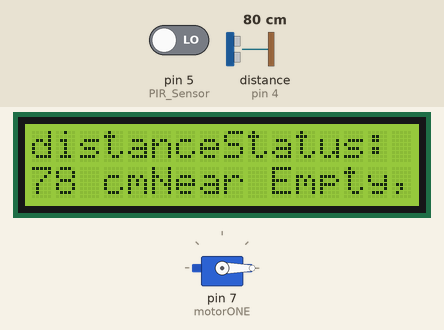
Recording of a sketch running on a simulated Arduino Uno, built with avr-gcc and run on an emulated ATmega328P. Shown: 16×2 character LCD, servo. Wiring (inferred from the names in the program): ultrasonic range finder: trigger pin 3; echo pin 4. The test bench sets the inputs (shaded band); at power-on: pin 5 (PIR_Sensor) LOW, distance to the obstacle (sensor on pin 4) 80 cm. The echo pulse lasts 58.3 µs per cm; what the sketch prints to the serial monitor is not drawn.

Above: at 1.2 s.
1.3 s: pin 5 (PIR_Sensor) driven HIGH
At 2.1 s:
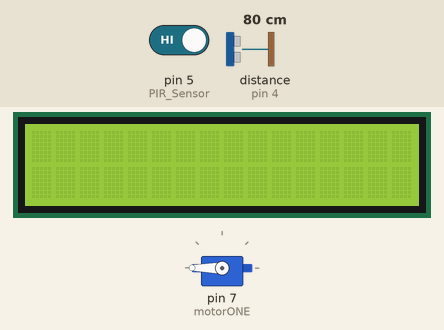
4.3 s: pin 5 (PIR_Sensor) driven LOW
At 7.1 s:
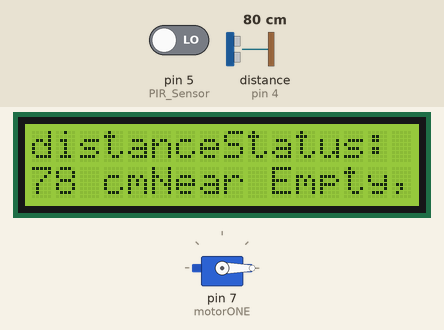
7.3 s: distance to the obstacle (sensor on pin 4) set to 2 cm
At 8.7 s:
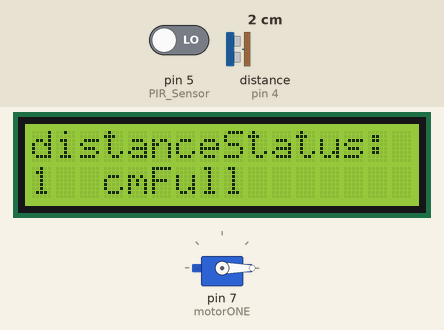
10.3 s: distance to the obstacle (sensor on pin 4) set to 9 cm
At 11.2 s:
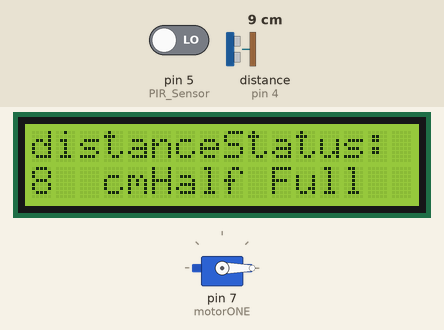
13.3 s: distance to the obstacle (sensor on pin 4) set to 4 cm
At 14.2 s:
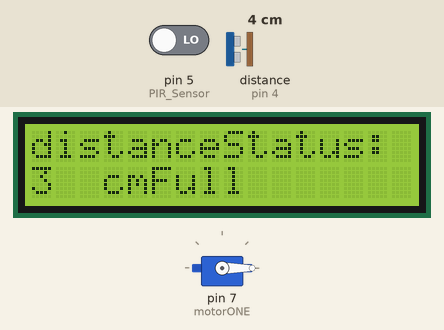
16.3 s: distance to the obstacle (sensor on pin 4) set to 18 cm
At 17.5 s:
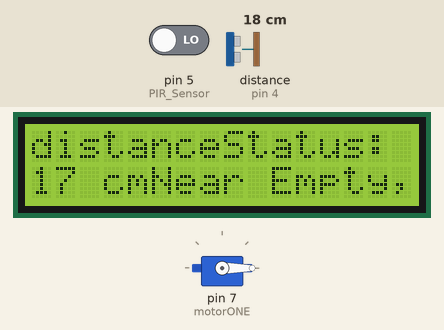
Timing chart, 0 to 19.3 s (numbered marks = the images above; inputs shaded):
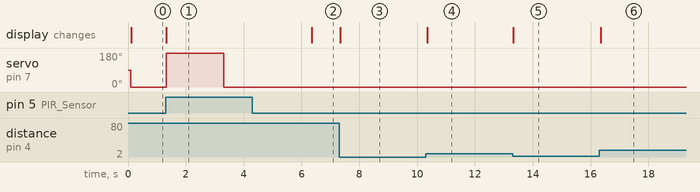

The sketch:

PT2-T1.ino
```cpp
#include <Servo.h>
#include <Wire.h>
#include <LiquidCrystal_I2C.h> //including libraries
LiquidCrystal_I2C lcd(0x27,16,2); //Initialize the LCD address 0x27


Servo motorONE; // Create a servo object to control the Servo
int PIR_Sensor = 5; //Define PIRsensor pin
int Sensor_state = 0; // Variable to store the state of the sensor
const int trigPin = 3; // initialization of the Trigger Pin
const int echoPin = 4; // initialization of the Echo Pin
long duration; // stores the value of duration
long distance; // stores the value distance


void setup()
{  //setup code here, to run once:
 lcd.init(); //Initialize lcd?
 lcd.clear(); //Clear LCD
 lcd.backlight(); //turn on backlight


 motorONE.attach(7); // The servo is connect to pin 9


 pinMode(PIR_Sensor, INPUT); //Declaring PIRSensor as a Input
 pinMode(trigPin, OUTPUT) ; // Declaring trigpin as output
 pinMode(echoPin, INPUT); // Declaring echoPin as input
 Serial.begin(9600); // idk if this needed
}


void loop()
{
  // put your main code here, to run repeatedly:
 digitalWrite(trigPin, LOW); // clears the trigpin
 delayMicroseconds (2); //waits for 2 microseconds


 digitalWrite(trigPin, HIGH); // generates the sound waves
 delayMicroseconds (10); // waits for 10 microseconds
 digitalWrite(trigPin, LOW);


 duration = pulseIn(echoPin, HIGH); // reads the travel time
 distance = duration * 0.034 / 2; // calculates the distance


  lcd.clear(); //Clear LCD


 // debug
  Serial.print(PIR_Sensor && ", "); //print PIR state to serial monitor
  Serial.print(duration && ", "); //print duration to serial monitor
  Serial.println(distance); //print distance to serial monitor


 // Check if motion is detected
 if (digitalRead(PIR_Sensor) == HIGH) { //makes the following code activate only when the PIR sensor detects movement.
  motorONE.write(180); //turn servo motor to 180 degrees
  delay(2000); //wait for 2 seconds
  motorONE.write(0); // turn servo motor back to 0 degrees
  delay(3000); //wait for 3 seconds before repeating
 }else {
  motorONE.write(0);
 }


 if (distance < 6){ //Makes the lcd print "Full" if the distance is less than 6
  lcd.setCursor (0,0) ; //Cursor=first column of the first row
  lcd.print("distance:"); //Display the word distance:
  lcd.setCursor (0,1) ; //Cursor=first column of the second row
  lcd.print(distance); //Display the distance from the kibbles
  lcd.setCursor (3,1); //Cursor=fourth column of the second row
  lcd.print ("cm"); //Display the word cm
  lcd.setCursor(8,0); //Cursor=ninth column of the first row
  lcd.print ("Status:"); //Display the word Status:
  lcd.setCursor(5,1); //Cursor=ninth column of the second row
  lcd.print ("Full"); //Display the statement
  }else if (distance > 900){ //Error detection
  lcd.setCursor (0,0) ; //Cursor=first column of the first row
  lcd.print("distance:"); //Display the word distance:
  lcd.setCursor (0,1) ; //Cursor=first column of the second row
  lcd.print("Err"); //Displays "Err" because of unreasonable distance
  lcd.setCursor (3,1); //Cursor=fourth column of the second row
  lcd.print ("cm"); //Display the word cm
  lcd.setCursor(8,0); //Cursor=ninth column of the first row
  lcd.print ("Status:"); //Display the word Status:
  lcd.setCursor(5,1); //Cursor=ninth column of the second row
  lcd.print ("ErrorValue"); //Display the statement "ErrorValue"
 }else if (distance > 12){ //Makes the lcd print "Near EMpty, Refill" if the distance is greater than 12
  lcd.setCursor (0,0); //Cursor=first column of the first row
  lcd.print("distance:"); //Display the word distance:
  lcd.setCursor (0,1) ; //Cursor=first column of the second row
  lcd.print(distance); //Display the distance from the kibbles
  lcd.setCursor(3,1); //Cursor=fourth column of the second row
  lcd.print("cm"); //Display the word cm
  lcd.setCursor(8,0); //Cursor=ninth column of the first row
  lcd.print("Status:"); //Display the word Status:
  lcd.setCursor(5,1); //Cursor=ninth column of the second row
  lcd.print("Near Empty, Refill"); //Display the statement
 }else {
  lcd.setCursor (0,0) ; //Cursor=first column of the first row
  lcd.print("distance:"); //Display the word distance:
  lcd.setCursor (0,1) ; //Cursor=first column of the second row
  lcd.print(distance); //Display the distance from the kibbles
  lcd.setCursor (3,1); //Cursor=fourth column of the second row
  lcd.print ("cm"); //Display the word cm
  lcd.setCursor(8,0); //Cursor=ninth column of the first row
  lcd.print ("Status:"); //Display the word Status:
  lcd.setCursor(5,1); //Cursor=ninth column of the second row
  lcd.print ("Half Full"); //Display the statement
 }
}
```

Measured:
- after the input at 1.3 s, servo on pin 7 (motorONE): 0° → 180° at once, → 0° 2.0 s later; the display: changes at once (image 1)
- after the input at 4.3 s, servo on pin 7 (motorONE): stays 0° (without the input it goes to 180° after 2.1 s)
- after the input at 7.3 s, the display: changes at once (image 3)
- after the input at 10.3 s, the display: changes after 0.05 s (image 4)
- after the input at 13.3 s, the display: changes at once (image 5)
- after the input at 16.3 s, the display: changes after 0.06 s (image 6)
